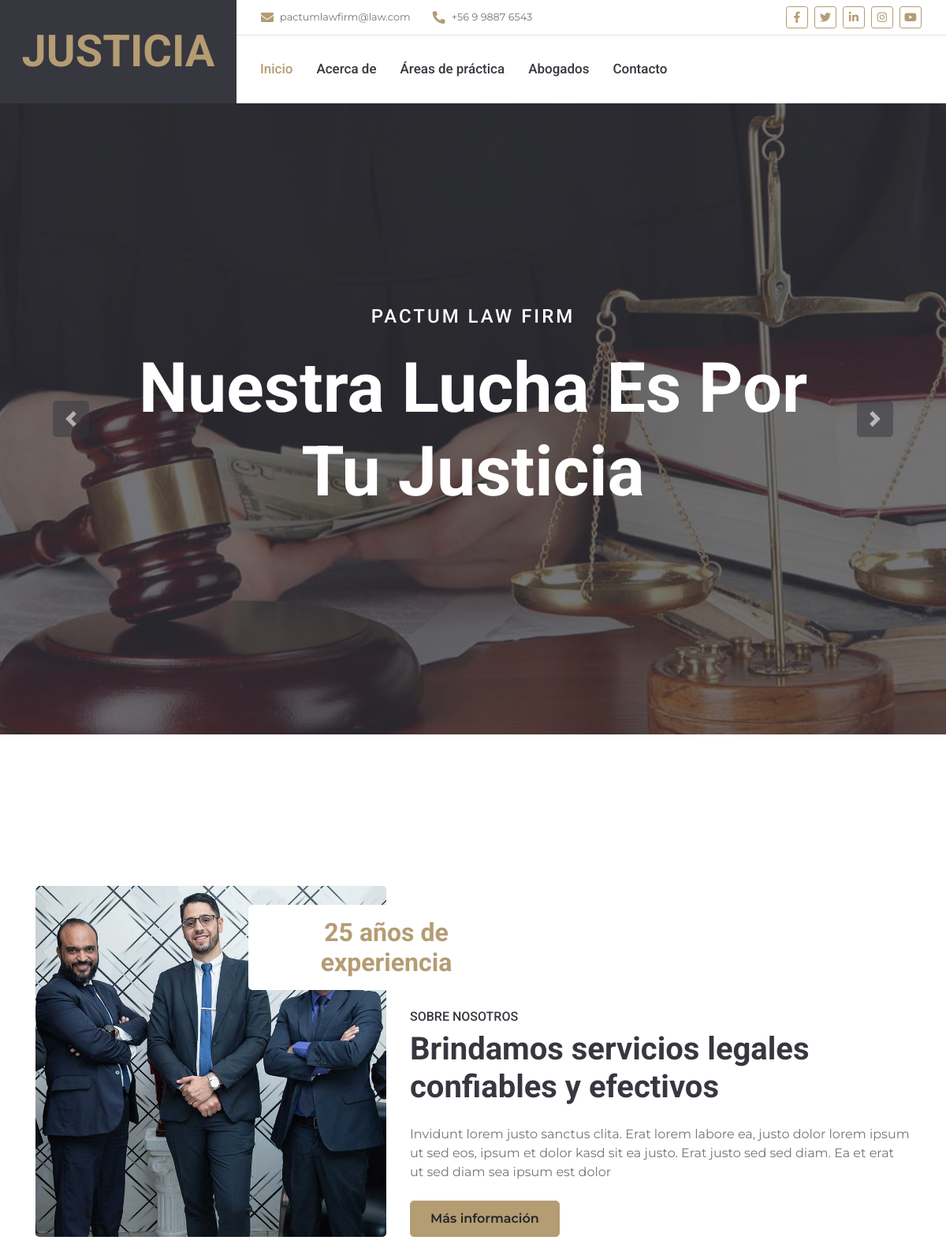
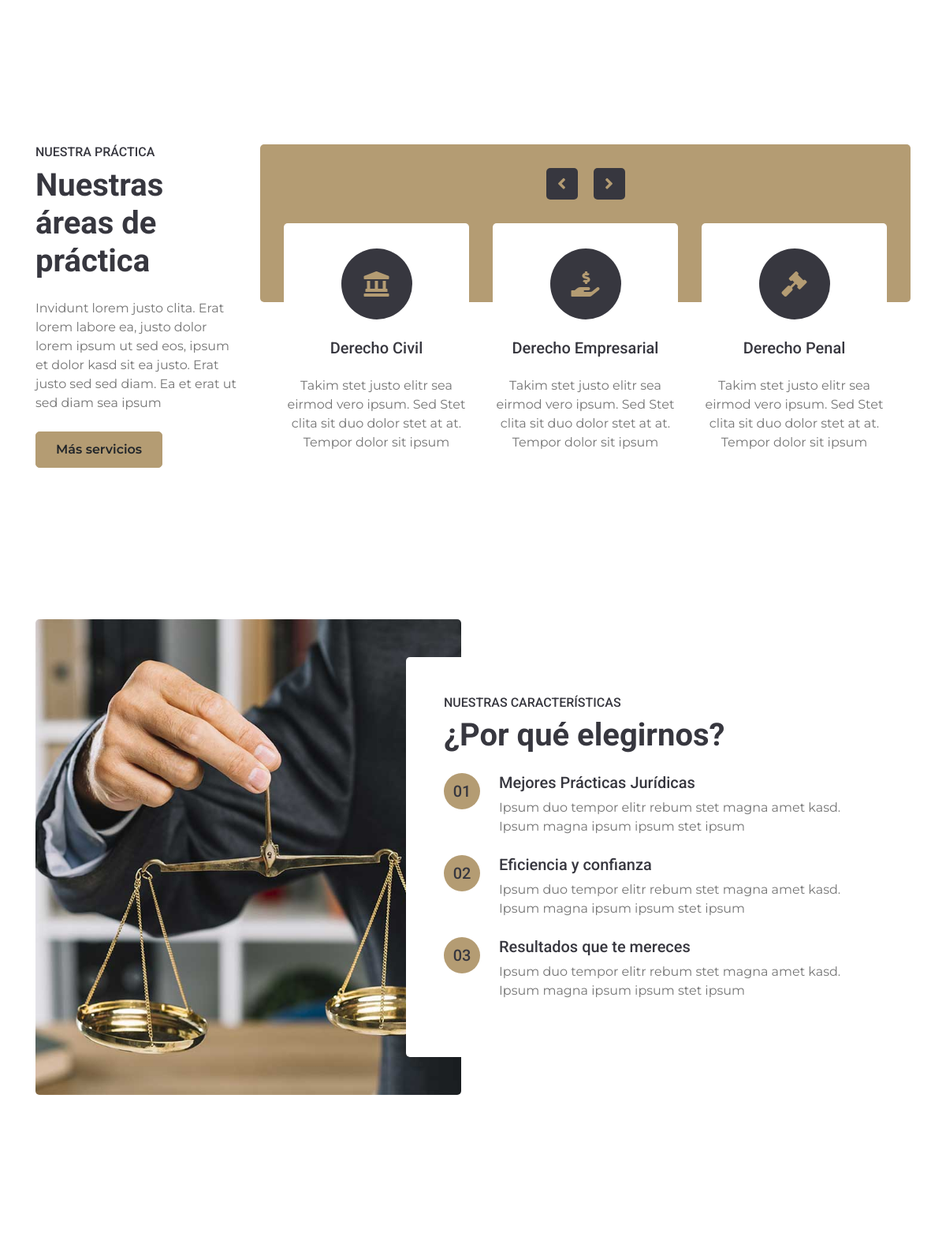
The page / (upper part) on the database its author committed (2 pictures, top to bottom).
### communications/models.py (models this page shows, shortened)
class ContactInfo(models.Model):
    phone_number = models.CharField(max_length=20,
                                    verbose_name="Número de Teléfono")
    email = models.EmailField(max_length=200,
                              verbose_name="Correo electrónico")
    class Meta:
        verbose_name = "Información de Contacto"
        verbose_name_plural = "Información de Contacto"
        ordering = ["id"]

### about/models.py (models this page shows, shortened)
class About(models.Model):
    title = models.CharField(max_length=100, verbose_name="Título", )
    subtitle = models.CharField(max_length=100, verbose_name="Subtítulo", )
    highlight_text = models.CharField(max_length=255, verbose_name="Texto Destacado")
    description = models.CharField(max_length=200, verbose_name="Descripción")
    image = models.ImageField(upload_to='about/', verbose_name="Imagen")
    class Meta:
        verbose_name = "Acerca de"
        verbose_name_plural = "Acerca de"
        ordering = ["id"]

### practice/models.py (models this page shows, shortened)
class PracticeArea(models.Model):
    title = models.CharField(max_length=100, verbose_name="Título")
    description = models.CharField(max_length=200, verbose_name="Descripción")
    icon = IconField(max_length=255, verbose_name="Icono", help_text="Clase de Font Awesome")
    def get_practice_formatted_icon(self):
        return get_practice_formatted_icon(self.icon)
    class Meta:
        verbose_name = "Área de Práctica"
        verbose_name_plural = "Áreas de Práctica"
        ordering = ["title"]

### features/models.py (models this page shows, shortened)
class Feature(models.Model):
    title = models.CharField(max_length=100, verbose_name="Título")
    description = models.CharField(max_length=200, verbose_name="Descripción")
    class Meta:
        verbose_name = "Característica"
        verbose_name_plural = "Características"
        ordering = ["id"]

### core/views.py (the view)
# urls.py: path('', views.index, name='index'),
def index(request, *args, **kwargs):
    return render(request, 'index.html')

### about/context_processors.py (called while the page is built)
def about(request, *args, **kwargs):
    about = About.objects.all()
    context = {
        'about': about,
    }
    return context

### attorneys/context_processors.py (called while the page is built)
def attorney(request, *args, **kwargs):
    attorneys = Attorney.objects.all()
    context = {
        'attorneys':attorneys,
    }
    return context

### communications/context_processors.py (called while the page is built)
def social_network(request, *args, **kwargs):
    social_networks = SocialNetwork.objects.all()
    formatted_social_networks = []
    for network in social_networks:
        formatted_icon_value = network.get_social_network_formatted_icon()
        formatted_social_networks.append({
            'description': network.description,
            'icon': formatted_icon_value,
            'link': network.link,
        })
    context = {
        'social_network': formatted_social_networks
    }
    return context

def address(request, *args, **kwargs):
    address = Address.objects.all()
    context = {
        'address': address
    }
    return context

def contact_info(request, *args, **kwargs):
    contact_info = ContactInfo.objects.all()
    context = {
        'contact_info': contact_info,
    }
    return context

### communications/models.py (called while the page is built)
    def get_social_network_formatted_icon(self):
        return get_social_network_formatted_icon(self.icon)

### communications/templatetags/custom_filters.py (called while the page is built)
@register.filter
def format_phone(value):
    if len(value) == 12 and value.startswith("+56"):
        return f"{value[:3]} {value[3]} {value[4:8]} {value[8:]}"
    return value

### core/utils/icon_formatter.py (called while the page is built)
def get_social_network_formatted_icon(icon_value):
        icon_value = str(icon_value) # fab, facebook
        parts = [part.strip() for part in icon_value.split(',')] # [fab, facebook]
        formatted_icon = []
        for part in parts:
            if not part.startswith('fa-'): # evalua el segundo elemento de la lista
                if part.startswith('fab') or part.startswith('fas') or part.startswith('far'): # fab, evalua el primer elemento de la lista
                    formatted_icon.append(part)
                else:
                    formatted_icon.append(f"fa-{part}")
            else:
                formatted_icon.append(part)
        return ' '.join(formatted_icon)

### features/context_processors.py (called while the page is built)
def feature(request, *args, **kwargs):
    features = Feature.objects.all()
    counter = [f"{i:02}" for i in range(1, len(features) + 1)]
    features_with_counter = zip(counter, features)
    context = {
        'features': features_with_counter,
    }
    return context

### core/templates/index.html (shortened to what this page needs)
{% extends 'base.html' %}
{% load static %}
{% block content %}
<div class="container-fluid p-0 mb-5 pb-5">
    <div id="header-carousel" class="carousel slide carousel-fade" data-ride="carousel">
        <div class="carousel-inner">
            <div class="carousel-item position-relative active" style="height: 100vh; min-height: 400px;">
                <img class="position-absolute w-100 h-100" src="{% static 'core/img/carousel-1.jpg' %}" style="object-fit: cover;">
                <div class="carousel-caption d-flex flex-column align-items-center justify-content-center">
                    <div class="p-3" style="max-width: 900px;">
                        <h4 class="text-white text-uppercase mb-4" style="letter-spacing: 3px;">Pactum Law Firm</h4>
                        <h3 class="display-2 text-capitalize text-white mb-4">Nuestra lucha es por tu justicia</h3>
                    </div>
                </div>
            </div>
        </div>
        <a class="carousel-control-prev" href="#header-carousel" data-slide="prev">
            <div class="btn btn-lg btn-secondary btn-lg-square">
                <span class="carousel-control-prev-icon"></span>
            </div>
        </a>
        <a class="carousel-control-next" href="#header-carousel" data-slide="next">
            <div class="btn btn-lg btn-secondary btn-lg-square">
                <span class="carousel-control-next-icon"></span>
            </div>
        </a>
    </div>
</div>
<div class="container-fluid py-5">
    <div class="container py-5">
        {% for about in about %}
            <div class="row">
                <div class="col-lg-5">
                    <img class="img-fluid rounded" src="{{about.image.url}}" alt="">
                </div>
                <div class="col-lg-7 mt-4 mt-lg-0">
                    <h2 class="position-relative text-center bg-white text-primary rounded p-3 mt-4 mb-4 d-none d-lg-block" style="width: 350px; margin-left: -205px;">
                        {{about.highlight_text}}
                    </h2>
                    <h6 class="text-uppercase">{{about.subtitle}}</h6>
                    <h1 class="mb-4">{{about.title}}</h1>
                    <p>{{about.description}}</p>
                    <a href="{% url 'about' %}" class="btn btn-primary mt-2">Más información</a>
                </div>
            </div>
        {% endfor %}
    </div>
</div>
<div class="container-fluid py-5">
    <div class="container py-5">
        <div class="row">
            <div class="col-lg-3">
                <h6 class="text-uppercase">Nuestra práctica</h6>
                <h1 class="mb-4">Nuestras áreas de práctica</h1>
                <p>Invidunt lorem justo clita. Erat lorem labore ea, justo dolor lorem ipsum ut sed eos, ipsum et dolor kasd sit ea justo. Erat justo sed sed diam. Ea et erat ut sed diam sea ipsum</p>
                <a href="{% url 'practice' %}" class="btn btn-primary mt-2">Más servicios</a>
            </div>
            <div class="col-lg-9 pt-5 pt-lg-0">
                <div class="owl-carousel service-carousel position-relative" style="margin-top: -100px; padding: 0 30px;">
                    {% for practice in practice_areas %}
                        <div class="d-flex flex-column align-items-center text-center bg-white rounded pt-4">
                            <div class="icon-box bg-secondary text-primary mt-2 mb-4">
                                <i class="{{ practice.formatted_icon }}"></i>
                            </div>
                            <h5 class="mb-4 px-4">{{practice.title}}</h5>
                            <p class="m-0">{{practice.description}}</p>
                        </div>
                    {% endfor %}
                </div>
            </div>
        </div>
    </div>
</div>
<div class="container-fluid py-5">
    <div class="container py-5">
        <div class="row">
            <div class="col-lg-6" style="min-height: 500px;">
                <div class="position-relative h-100 rounded overflow-hidden">
                    <img class="position-absolute w-100 h-100" src="{% static 'core/img/feature.jpg' %}" style="object-fit: cover;">
                </div>
            </div>
            <div class="col-lg-6 pt-5 pb-lg-5">
                <div class="feature-text bg-white rounded p-lg-5">
                    <h6 class="text-uppercase">Nuestras características</h6>
                    <h1 class="mb-4">¿Por qué elegirnos?</h1>
                    {% for counter, feature in features %}
                        <div class="d-flex mb-4">
                            <div class="btn-primary btn-lg-square px-3" style="border-radius: 50px;">
                                <h5 class="text-secondary m-0">{{counter}}</h5>
                            </div>
                            <div class="ml-4">
                                <h5>{{feature.title}}</h5>
                                <p class="m-0">{{feature.description}}</p>
                            </div>
                        </div>
                    {% endfor %}
                </div>
            </div>
        </div>
    </div>
</div>
<div class="container-fluid py-5">
    <div class="container py-5">
    </div>
</div>
{% endblock content %}

### core/templates/base.html (shortened to what this page needs)
{% load static %}
<!DOCTYPE html>
<html lang="en">
<head>
    <link rel="stylesheet" href="https://cdnjs.cloudflare.com/ajax/libs/font-awesome/5.15.4/css/all.min.css">
    <link href="{% static 'core/lib/owlcarousel/assets/owl.carousel.min.css' %}" rel="stylesheet">
    <link href="{% static 'core/lib/tempusdominus/css/tempusdominus-bootstrap-4.min.css' %}" rel="stylesheet" />
    <link href="{% static 'core/css/style.css' %}" rel="stylesheet">
    <link rel="stylesheet" href="https://cdn.jsdelivr.net/npm/sweetalert2@11/dist/sweetalert2.min.css">
</head>
<body>
    {% load custom_filters %}
    <div class="container-fluid">
        <div class="row">
            <div class="col-lg-3 bg-secondary d-none d-lg-block">
                <a href="{% url 'index' %}" class="navbar-brand w-100 h-100 m-0 p-0 d-flex align-items-center justify-content-center">
                    <h1 class="m-0 display-4 text-primary text-uppercase">Justicia</h1>
                </a>
            </div>
            <div class="col-lg-9">
                <div class="row bg-white border-bottom d-none d-lg-flex">
                    <div class="col-lg-7 text-left">
                        {% for contact_info in contact_info %}
                            <div class="h-100 d-inline-flex align-items-center py-2 px-3">
                                <i class="fa fa-envelope text-primary mr-2"></i>
                                <small>{{contact_info.email}}</small>
                            </div>
                            <div class="h-100 d-inline-flex align-items-center py-2 px-2">
                                <i class="fa fa-phone-alt text-primary mr-2"></i>
                                <small>{{contact_info.phone_number|format_phone}}</small>
                            </div>
                        {% endfor %}
                    </div>
                    <div class="col-lg-5 text-right">
                        <div class="d-inline-flex align-items-center p-2">
                            {% for network in social_network %}
                                {% if network.description|lower == 'facebook' %}
                                    <a class="btn btn-sm btn-outline-primary btn-sm-square mr-2" href="{{ network.link }}">
                                        <i class="{{ network.icon }}"></i>
                                    </a>
                                {% elif network.description|lower == 'twitter' %}
                                    <a class="btn btn-sm btn-outline-primary btn-sm-square mr-2" href="{{ network.link }}">
                                        <i class="{{ network.icon }}"></i>
                                    </a>
                                {% elif network.description|lower == 'linkedin' %}
                                    <a class="btn btn-sm btn-outline-primary btn-sm-square mr-2" href="{{ network.link }}">
                                        <i class="{{ network.icon }}"></i>
                                    </a>
                                {% elif network.description|lower == 'instagram' %}
                                    <a class="btn btn-sm btn-outline-primary btn-sm-square mr-2" href="{{ network.link }}">
                                        <i class="{{ network.icon }}"></i>
                                    </a>
                                {% elif network.description|lower == 'youtube' %}
                                    <a class="btn btn-sm btn-outline-primary btn-sm-square mr-2" href="{{ network.link }}">
                                        <i class="{{ network.icon }}"></i>
                                    </a>
                                {% endif %}
                            {% endfor %}
                        </div>
                    </div>
                </div>
                <nav class="navbar navbar-expand-lg bg-white navbar-light p-0">
                    <div class="collapse navbar-collapse justify-content-between" id="navbarCollapse">
                        <div class="navbar-nav mr-auto py-0">
                            <a href="{% url 'index' %}" class="nav-item nav-link {% if request.path == '/' %}active{% endif %}">Inicio</a>
                            <a href="{% url 'about' %}" class="nav-item nav-link {% if request.path == '/about/' %}active{% endif %}">Acerca de</a>
                            <a href="{% url 'practice' %}" class="nav-item nav-link {% if request.path == '/practice/' %}active{% endif %}">Áreas de práctica</a>
                            <a href="{% url 'attorneys' %}" class="nav-item nav-link {% if request.path == '/attorneys/' %}active{% endif %}">Abogados</a>
                            <a href="{% url 'contact' %}" class="nav-item nav-link {% if request.path == '/contact/' %}active{% endif %}">Contacto</a>
                        </div>
                    </div>
                </nav>
            </div>
        </div>
    </div>
    {% block content %}{% endblock content %}
    {% load sweetify %}
</body>
</html>

### rows shown on the page
ContactInfo: email "pactumlawfirm@law.com", phone_number "+56 9 9887 6543"
About: image (picture), highlight_text "25 años de experiencia", subtitle "SOBRE NOSOTROS", title "Brindamos servicios legales confiables y efectivos", description "Invidunt lorem justo sanctus clita. Erat lorem labore ea, justo dolor lorem ipsum ut sed eos, ipsum et dolor kasd sit ea justo. Erat justo sed sed diam. Ea et erat ut sed diam sea ipsum est dolor"
PracticeArea: title "Derecho Civil", description "Takim stet justo elitr sea eirmod vero ipsum. Sed Stet clita sit duo dolor stet at at. Tempor dolor sit ipsum"
PracticeArea: title "Derecho Empresarial", description "Takim stet justo elitr sea eirmod vero ipsum. Sed Stet clita sit duo dolor stet at at. Tempor dolor sit ipsum"
PracticeArea: title "Derecho Penal", description "Takim stet justo elitr sea eirmod vero ipsum. Sed Stet clita sit duo dolor stet at at. Tempor dolor sit ipsum"
Feature: counter "01", title "Mejores Prácticas Jurídicas", description "Ipsum duo tempor elitr rebum stet magna amet kasd. Ipsum magna ipsum ipsum stet ipsum"
Feature: counter "02", title "Eficiencia y confianza", description "Ipsum duo tempor elitr rebum stet magna amet kasd. Ipsum magna ipsum ipsum stet ipsum"
Feature: counter "03", title "Resultados que te mereces", description "Ipsum duo tempor elitr rebum stet magna amet kasd. Ipsum magna ipsum ipsum stet ipsum"
